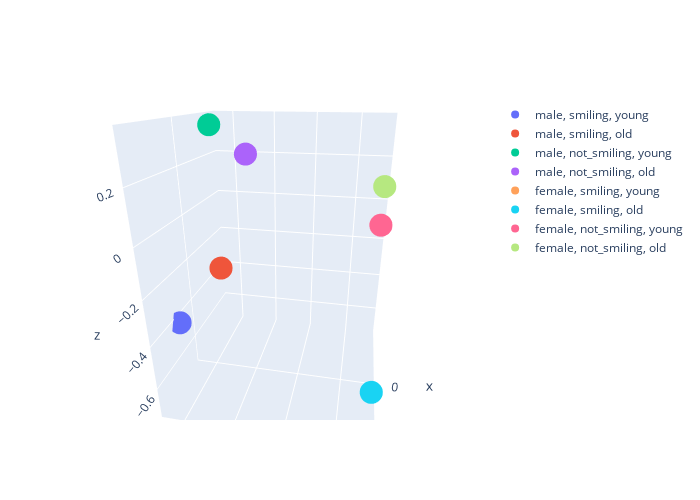

Notebook cell for this chart:
### Markdown cell above
---
Visualization of the label.

You can control it interactively.

---

### Code cell
trace = []
for lbl in range(len(classes)):
    m = center[lbl]
    _x = m[0:1] 
    _y = m[1:2]
    _z = m[2:]
    trace.append(go.Scatter3d(x=_x, y=_y, z=_z, mode="markers", name=f"{label_discription[classes[lbl]]}", 
#     trace.append(go.Scatter3d(x=_x, y=_y, z=_z, mode="markers", name=f"{classes[lbl]}", 
                              marker = dict(size=8)))
layout = go.Layout(width=700, height=500)    
data = trace
fig = dict(data=data, layout=layout)
iplot(fig)

### Figure 1 — Plotly figure (JSON) as saved in the notebook; plotly's stock layout.template omitted (floating-point values rounded to 4 significant figures)
{"data": [{"marker": {"size": 8}, "mode": "markers", "name": "male, smiling, young", "type": "scatter3d", "x": [-0.1758], "y": [0.2739], "z": [-0.4117]}, {"marker": {"size": 8}, "mode": "markers", "name": "male, smiling, old", "type": "scatter3d", "x": [0.2007], "y": [0.2256], "z": [-0.328]}, {"marker": {"size": 8}, "mode": "markers", "name": "male, not_smiling, young", "type": "scatter3d", "x": [0.09122], "y": [0.1896], "z": [0.3508]}, {"marker": {"size": 8}, "mode": "markers", "name": "male, not_smiling, old", "type": "scatter3d", "x": [0.4084], "y": [0.1409], "z": [0.1925]}, {"marker": {"size": 8}, "mode": "markers", "name": "female, smiling, young", "type": "scatter3d", "x": [-0.3458], "y": [-0.4962], "z": [-0.7121]}, {"marker": {"size": 8}, "mode": "markers", "name": "female, smiling, old", "type": "scatter3d", "x": [-0.1987], "y": [-0.5255], "z": [-0.6167]}, {"marker": {"size": 8}, "mode": "markers", "name": "female, not_smiling, young", "type": "scatter3d", "x": [0.07907], "y": [-0.5096], "z": [-0.015]}, {"marker": {"size": 8}, "mode": "markers", "name": "female, not_smiling, old", "type": "scatter3d", "x": [0.1221], "y": [-0.5108], "z": [0.1301]}], "layout": {"height": 500, "scene": {"aspectmode": "auto", "aspectratio": {"x": 0.8747, "y": 0.9272, "z": 1.233}, "camera": {"center": {"x": 0, "y": 0, "z": 0}, "eye": {"x": -1.593, "y": -0.326, "z": 0.7217}, "projection": {"type": "perspective"}, "up": {"x": 0, "y": 0, "z": 1}}}, "width": 700}}
